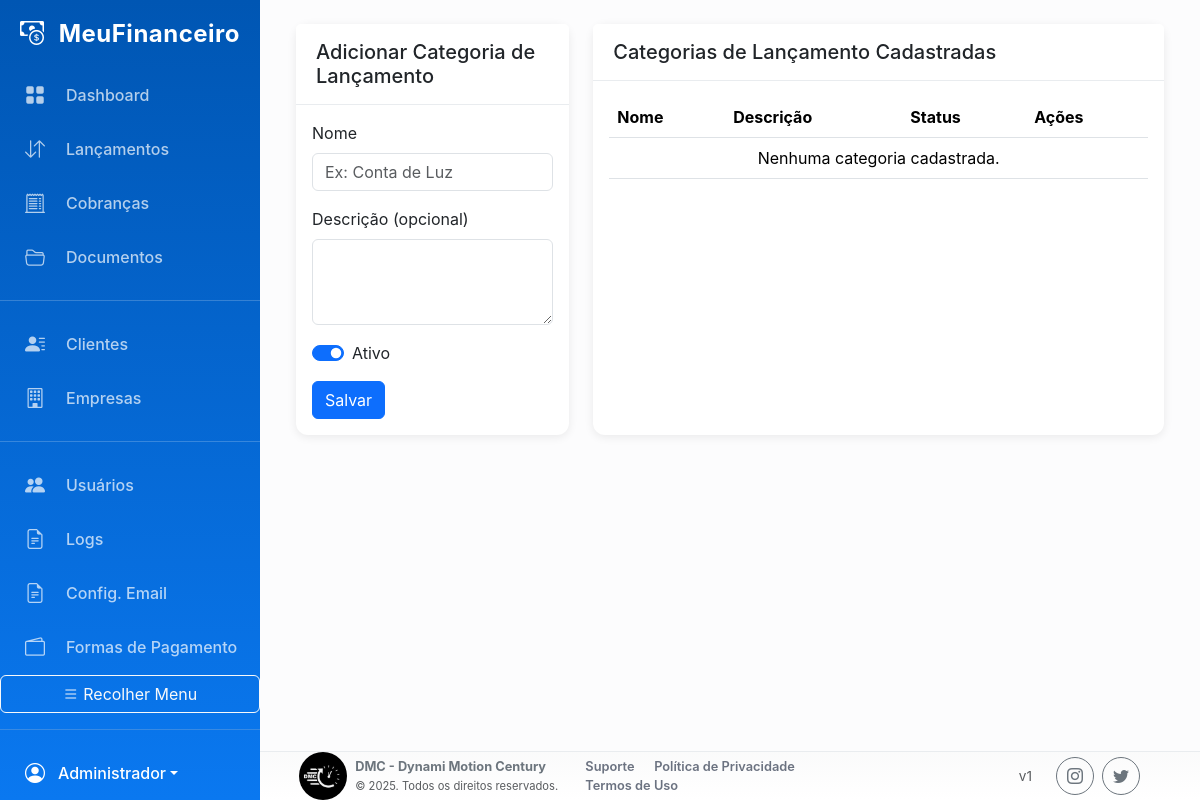
Page /index.php?page=gerenciar_categorias (signed in) on the earlier database version.
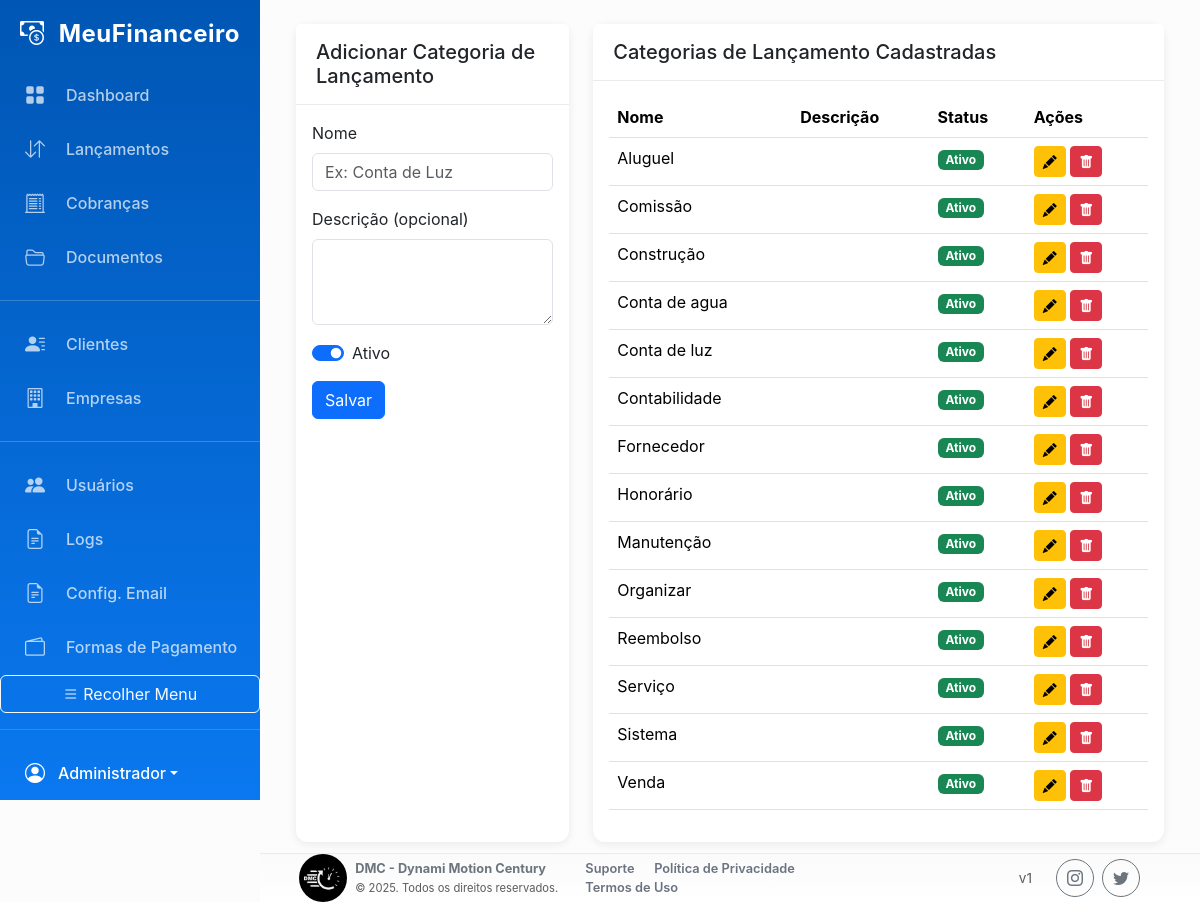
Same page on the later database version.
### tables this page shows
CREATE TABLE `categorias_lancamento` (
  `id` int(10) UNSIGNED NOT NULL,
  `nome` varchar(150) NOT NULL,
  `descricao` text DEFAULT NULL,
  `ativo` tinyint(1) NOT NULL DEFAULT 1,
  `created_at` timestamp NOT NULL DEFAULT current_timestamp()
);

### pages/gerenciar_categorias.php (the view, shortened to what this page needs)
<?php
$stmt = $pdo->query("SELECT * FROM categorias_lancamento ORDER BY nome ASC");
$categorias = $stmt->fetchAll();
?>
<div class="container-fluid">
    <div class="row">
        <div class="col-md-4">
            <div class="card">
                <div class="card-header">
                    <h5 class="card-title mb-0">Adicionar Categoria de Lançamento</h5>
                </div>
                <div class="card-body">
                    <form action="process/crud_handler.php" method="POST">
                        <div class="mb-3">
                            <label for="nome" class="form-label">Nome</label>
                            <input type="text" class="form-control" id="nome" name="nome" placeholder="Ex: Conta de Luz" required>
                        </div>
                        <div class="mb-3">
                            <label for="descricao" class="form-label">Descrição (opcional)</label>
                            <textarea class="form-control" id="descricao" name="descricao" rows="3"></textarea>
                        </div>
                        <div class="form-check form-switch mb-3">
                            <input class="form-check-input" type="checkbox" role="switch" id="ativo" name="ativo" value="1" checked>
                            <label class="form-check-label" for="ativo">Ativo</label>
                        </div>
                        <button type="submit" class="btn btn-primary">Salvar</button>
                    </form>
                </div>
            </div>
        </div>
        <div class="col-md-8">
            <div class="card">
                <div class="card-header">
                    <h5 class="card-title mb-0">Categorias de Lançamento Cadastradas</h5>
                </div>
                <div class="card-body">
                    <div class="table-responsive">
                        <table class="table table-hover">
                            <thead>
                                <tr>
                                    <th>Nome</th>
                                    <th>Descrição</th>
                                    <th>Status</th>
                                    <th>Ações</th>
                                </tr>
                            </thead>
                            <tbody>
                                <?php if (empty($categorias)): ?>
                                    <tr>
                                        <td colspan="4" class="text-center">Nenhuma categoria cadastrada.</td>
                                    </tr>
                                <?php else: ?>
                                    <?php foreach ($categorias as $cat): ?>
                                        <tr>
                                            <td><?php echo htmlspecialchars($cat['nome']); ?></td>
                                            <td><?php echo htmlspecialchars($cat['descricao']); ?></td>
                                            <td>
                                                <?php if ($cat['ativo']): ?>
                                                    <span class="badge bg-success">Ativo</span>
                                                <?php else: ?>
                                                    <span class="badge bg-danger">Inativo</span>
                                                <?php endif; ?>
                                            </td>
                                            <td>
                                                <button class="btn btn-sm btn-warning" data-bs-toggle="modal" data-bs-target="#modalEditarCategoria"
                                                        data-id="<?php echo $cat['id']; ?>"
                                                        data-nome="<?php echo htmlspecialchars($cat['nome']); ?>"
                                                        data-descricao="<?php echo htmlspecialchars($cat['descricao']); ?>"
                                                        data-ativo="<?php echo $cat['ativo']; ?>">
                                                    <i class="bi bi-pencil-fill"></i>
                                                </button>
                                                <a href="process/crud_handler.php?action=excluir_categoria_lancamento&id=<?php echo $cat['id']; ?>" class="btn btn-sm btn-danger" onclick="return confirm('Tem certeza que deseja excluir esta categoria?');">
                                                    <i class="bi bi-trash-fill"></i>
                                                </a>
                                            </td>
                                        </tr>
                                    <?php endforeach; ?>
                                <?php endif; ?>
                            </tbody>
                        </table>
                    </div>
                </div>
            </div>
        </div>
    </div>
</div>

Differences in the rows shown:
added categorias_lancamento: nome "Aluguel", ativo "Ativo"
added categorias_lancamento: nome "Comissão", ativo "Ativo"
added categorias_lancamento: nome "Construção", ativo "Ativo"
added categorias_lancamento: nome "Conta de agua", ativo "Ativo"
added categorias_lancamento: nome "Conta de luz", ativo "Ativo"
added categorias_lancamento: nome "Contabilidade", ativo "Ativo"
added categorias_lancamento: nome "Fornecedor", ativo "Ativo"
added categorias_lancamento: nome "Honorário", ativo "Ativo"
added categorias_lancamento: nome "Manutenção", ativo "Ativo"
added categorias_lancamento: nome "Organizar", ativo "Ativo"
added categorias_lancamento: nome "Reembolso", ativo "Ativo"
added categorias_lancamento: nome "Serviço", ativo "Ativo"
added categorias_lancamento: nome "Sistema", ativo "Ativo"
added categorias_lancamento: nome "Venda", ativo "Ativo"
Other differences:
text no longer shown: "Nenhuma categoria cadastrada."
